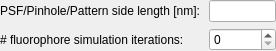
<?xml version="1.0" encoding="UTF-8"?>
<ui version="4.0">
 <class>Form</class>
 <widget class="QWidget" name="Form">
  <property name="geometry">
   <rect>
    <x>0</x>
    <y>0</y>
    <width>272</width>
    <height>48</height>
   </rect>
  </property>
  <property name="windowTitle">
   <string>Form</string>
  </property>
  <layout class="QVBoxLayout" name="verticalLayout_2">
   <property name="spacing">
    <number>9</number>
   </property>
   <property name="leftMargin">
    <number>0</number>
   </property>
   <property name="topMargin">
    <number>0</number>
   </property>
   <property name="rightMargin">
    <number>0</number>
   </property>
   <property name="bottomMargin">
    <number>0</number>
   </property>
   <item>
    <layout class="QFormLayout" name="formLayout">
     <property name="fieldGrowthPolicy">
      <enum>QFormLayout::ExpandingFieldsGrow</enum>
     </property>
     <property name="labelAlignment">
      <set>Qt::AlignLeading|Qt::AlignLeft|Qt::AlignVCenter</set>
     </property>
     <property name="horizontalSpacing">
      <number>9</number>
     </property>
     <property name="verticalSpacing">
      <number>6</number>
     </property>
     <item row="0" column="1">
      <widget class="FreeFloatBox" name="editCanvasSideLength"/>
     </item>
     <item row="0" column="0">
      <widget class="QLabel" name="lblCanvasSideLength">
       <property name="text">
        <string>PSF/Pinhole/Pattern side length [nm]:</string>
       </property>
      </widget>
     </item>
     <item row="1" column="0">
      <widget class="QLabel" name="lblNumDetectionIterations">
       <property name="text">
        <string># fluorophore simulation iterations:</string>
       </property>
      </widget>
     </item>
     <item row="1" column="1">
      <widget class="QSpinBox" name="editNumDetectionIterations">
       <property name="sizePolicy">
        <sizepolicy hsizetype="Expanding" vsizetype="Fixed">
         <horstretch>0</horstretch>
         <verstretch>0</verstretch>
        </sizepolicy>
       </property>
       <property name="maximum">
        <number>100000000</number>
       </property>
      </widget>
     </item>
    </layout>
   </item>
  </layout>
 </widget>
 <customwidgets>
  <customwidget>
   <class>FreeFloatBox</class>
   <extends>QLineEdit</extends>
   <header>frcpredict.ui</header>
  </customwidget>
 </customwidgets>
 <tabstops>
  <tabstop>editCanvasSideLength</tabstop>
  <tabstop>editNumDetectionIterations</tabstop>
 </tabstops>
 <resources/>
 <connections/>
</ui>
